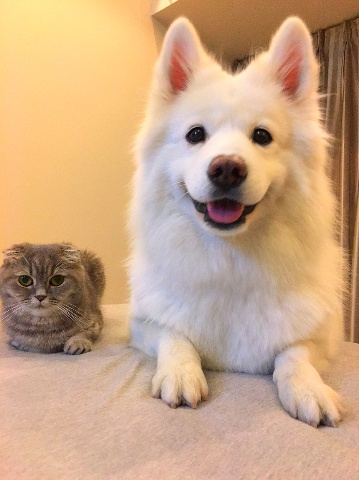
//> input picture 08_feature2d_module/05_feature_detection/data/01.jpg, 359 x 480 px
$ ./feature_detection3 data/01.jpg data/02.jpg   (built with g++ and OpenCV 4)
//> lines starting //> are read from the running program, lines starting //| are printed output that depends on the picture
#include <stdio.h>
#include <iostream>
#include "opencv2/core.hpp"
#include "opencv2/features2d.hpp"
#include "opencv2/xfeatures2d.hpp"
#include "opencv2/highgui.hpp"
using namespace cv;
using namespace cv::xfeatures2d;
void readme();
/* @function main */
int main( int argc, char** argv )
{
  if( argc != 3 )
  { readme(); return -1; }
  Mat img_1 = imread( argv[1], IMREAD_GRAYSCALE );
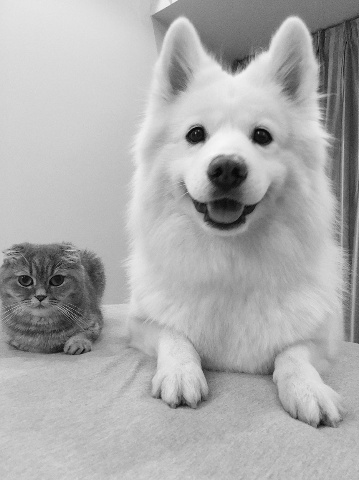
//> img_1: 480 rows x 359 cols, CV_8UC1; min 2, max 247, mean 172.9
  Mat img_2 = imread( argv[2], IMREAD_GRAYSCALE );
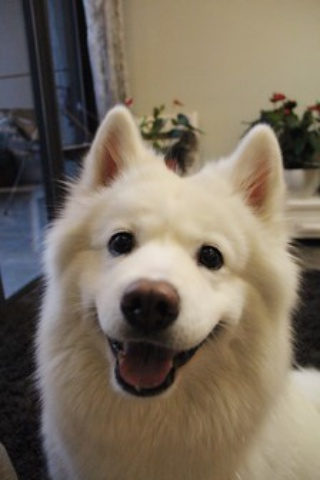
//> input picture 08_feature2d_module/05_feature_detection/data/02.jpg, 320 x 480 px
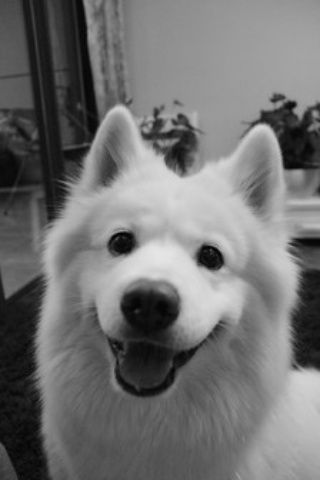
//> img_2: 480 rows x 320 cols, CV_8UC1; min 0, max 230, mean 113.7
  if( !img_1.data || !img_2.data )
  { std::cout<< " --(!) Error reading images " << std::endl; return -1; }
  //-- Step 1: Detect the keypoints using SURF Detector
  // 第一步：使用surf检测器检测关键点
  int minHessian = 400;
//> (the run ends here: the program stops with an error, at `Ptr<SURF> detector = SURF::create( minHessian );`)
